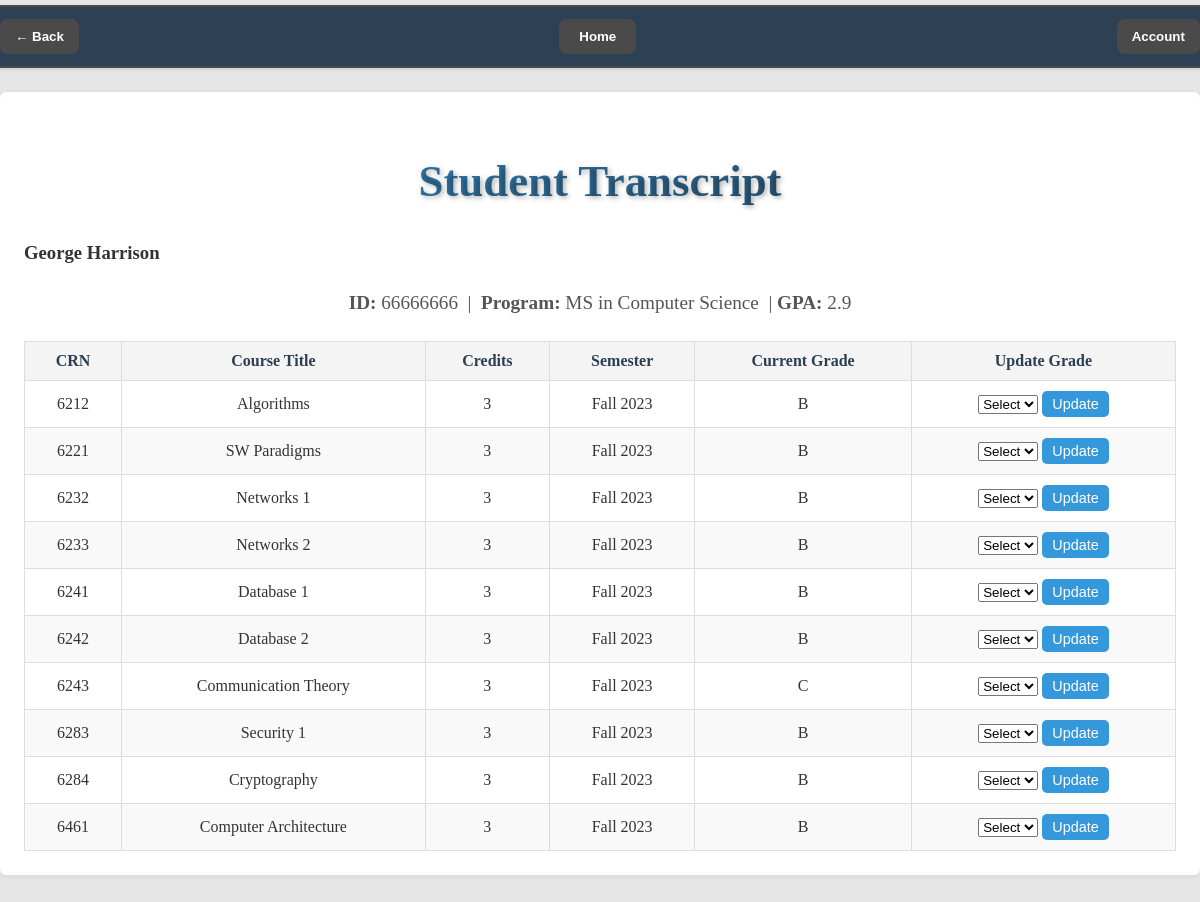
Page /view_gs_transcript/66666666 (signed in) on the committed database.
### tables this page shows
CREATE TABLE users (
    uid CHAR(8) PRIMARY KEY,
    email VARCHAR(100) UNIQUE NOT NULL,
    username VARCHAR(50) UNIQUE NOT NULL,
    password VARCHAR(255) NOT NULL,
    user_type INTEGER NOT NULL CHECK (user_type BETWEEN 1 AND 6),
    first_name VARCHAR(50) NOT NULL,
    last_name VARCHAR(50) NOT NULL,
    address TEXT,
    created_at TIMESTAMP DEFAULT CURRENT_TIMESTAMP,
    updated_at TIMESTAMP DEFAULT CURRENT_TIMESTAMP,
    CHECK (length(uid) = 8 AND uid GLOB '[0-9]*')
    -- 1 = applicant, 2 = gradstudent, 3 = faculty, 4 = admin, 5 = gs, 6 = alumni
);

CREATE TABLE grad_student (
    uid CHAR(8) PRIMARY KEY,
    advisor_uid CHAR(8),
    d_num INTEGER NOT NULL,
    program VARCHAR(100) NOT NULL,
    credit_hours INTEGER DEFAULT 0,
    gpa REAL DEFAULT 0.0,
    is_suspended BOOLEAN DEFAULT FALSE,
    has_advising_hold BOOLEAN DEFAULT TRUE,
    form1_submitted BOOLEAN DEFAULT FALSE,
    form1_approved BOOLEAN DEFAULT FALSE,
    graduation_requested BOOLEAN DEFAULT FALSE,
    graduation_approved BOOLEAN DEFAULT FALSE,
    thesis_submitted BOOLEAN DEFAULT FALSE,
    thesis_approved BOOLEAN DEFAULT FALSE,
    matriculation_date DATE,
    FOREIGN KEY (uid) REFERENCES users(uid),
    FOREIGN KEY (advisor_uid) REFERENCES faculty(uid),
    FOREIGN KEY (d_num) REFERENCES department(d_num)
);

CREATE TABLE transcript (
    id INTEGER PRIMARY KEY AUTOINCREMENT,
    student_uid CHAR(8) NOT NULL,
    crn INTEGER NOT NULL,
    semester VARCHAR(20) NOT NULL,
    grade VARCHAR(2),
    grade_edited BOOLEAN DEFAULT FALSE,
    FOREIGN KEY (student_uid) REFERENCES grad_student(uid),
    FOREIGN KEY (crn) REFERENCES courses(crn),
    UNIQUE(student_uid, crn, semester)
);

CREATE TABLE courses (
    crn INTEGER PRIMARY KEY,
    course_title VARCHAR(100) NOT NULL,
    d_num INTEGER NOT NULL,
    credits INTEGER NOT NULL,
    description TEXT,
    FOREIGN KEY (d_num) REFERENCES department(d_num)
);

### main.py (the view)
@app.route('/view_gs_transcript/<student_id>')
def view_gs_transcript(student_id):
    if 'uid' not in session:
        return redirect(url_for('login'))
    conn = get_db_connection()
    transcript = conn.execute("""
        SELECT
            t.crn,
            c.course_title,
            c.credits,
            t.semester,
            t.grade
        FROM transcript t
        JOIN courses c
          ON t.crn = c.crn
        WHERE t.student_uid = ?
        ORDER BY t.semester, t.crn
    """, (student_id,)).fetchall()
    student = conn.execute(
        """
        SELECT u.uid,
               u.first_name,
               u.last_name,
               g.program
        FROM grad_student g
        JOIN users u ON g.uid = u.uid
        WHERE g.uid = ?
        """,
        (student_id,)
    ).fetchone()
    conn.close()
    if not student:
        flash('Student not found.', 'error')
        return render_template('REGS-gs_transcript_view.html', transcript=[], student=None)
    gpa = gpa_calculator(transcript)
    return render_template(
        'REGS-gs_transcript_view.html',
        transcript=transcript,
        student=student,
        gpa=gpa
    )

### main.py (called while the page is built)
def get_db_connection(): #basic getting connection fucntion to avoid repetitivness
    conn = sqlite3.connect('phase-2.db')
    conn.row_factory = sqlite3.Row
    return conn

def gpa_calculator(transcript):
    total_points = 0
    total_credits = 0
    for rec in transcript:
        grade = rec['grade']
        credits = rec['credits']
        if grade in GP:
            total_points += GP[grade] * credits
            total_credits += credits
    if total_credits == 0:
        return 0.0
    return round(total_points / total_credits, 2)

### templates/REGS-gs_transcript_view.html (shortened to what this page needs)
<html>
<head>
  <link rel="stylesheet" href="/static/css/styles.css">
</head>
<body class="faculty-advisor-page">
  <div class="navbar">
    <div class="homeButton">
      <button onclick="location.href='/home'">Home</button>
    </div>
    <button onclick="window.location.href='{{ request.referrer }}'" class="back-button">
      ← Back
    </button>
    <div class="dropdown">
      <button onclick="toggleDropdown()">Account</button>
    </div>
  </div>
  <main class="student-home-container">
    <h1>Student Transcript</h1>
    <div class="student-info">
      <h3>{{ student.first_name }} {{ student.last_name }}</h3>
      <p>
        <strong>ID:</strong> {{ student.uid }}
        &nbsp;|&nbsp;
        <strong>Program:</strong> {{ student.program }}
        {% if gpa is defined %}&nbsp;|&nbsp;<strong>GPA:</strong> {{ gpa }}{% endif %}
      </p>
    </div>
    {% if transcript %}
      <table class="styled-table">
        <thead>
          <tr>
            <th>CRN</th>
            <th>Course Title</th>
            <th>Credits</th>
            <th>Semester</th>
            <th>Current Grade</th>
            <th>Update Grade</th>
          </tr>
        </thead>
        <tbody>
          {% for row in transcript %}
          <tr>
            <td>{{ row.crn }}</td>
            <td>{{ row.course_title }}</td>
            <td>{{ row.credits }}</td>
            <td>{{ row.semester }}</td>
            <td>{{ row.grade or 'IP' }}</td>
            <td>
              <form method="POST" action="{{ url_for('update_grade') }}" style="margin:0;">
                <select name="new_grade" required>
                  <option value="" disabled selected>Select</option>
                </select>
                <button type="submit">Update</button>
              </form>
            </td>
          </tr>
          {% endfor %}
        </tbody>
      </table>
    {% else %}
      <p>No transcript records to display.</p>
    {% endif %}
  </main>
</body>
</html>

### static/css/styles.css (style rules this page uses)
body { font-family: 'Georgia', serif; background-color: #e6e6e6; color: #333; margin: 0; padding: 0; line-height: 1.6; padding-top: 60px; }
h1, h2 { font-family: 'Palatino Linotype', 'Book Antiqua', Palatino, serif; color: #2c3e50; text-align: center; margin-bottom: 20px; }
.navbar { position: fixed; top: 0; left: 50%; transform: translateX(-50%); width: 90%; z-index: 1000; display: flex; justify-content: space-between; align-items: center; background-color: rgba(176, 176, 176, 0.9); border: 2px solid #4a4a4a; padding: 15px 30px; box-shadow: 0 4px 10px rgba(0, 0, 0, 0.2); border-radius: 15px; margin-top: 5px; }
.navbar .homeButton { order: 2; margin: 0 auto; }
.navbar .homeButton button { background-color: #4a4a4a; color: #ffffff; padding: 10px 20px; border: none; border-radius: 8px; font-weight: bold; cursor: pointer; transition: background-color 0.3s, transform 0.2s; }
.navbar .back-button { order: 1; margin-right: auto; background-color: #4a4a4a; color: #ffffff; padding: 10px 15px; border: none; border-radius: 8px; font-weight: bold; cursor: pointer; transition: background-color 0.3s, transform 0.2s; }
.navbar .dropdown { order: 3; margin-left: auto; position: relative; }
.navbar .dropdown button { background-color: #4a4a4a; color: #ffffff; padding: 10px 15px; border: none; border-radius: 8px; font-weight: bold; cursor: pointer; transition: background-color 0.3s, transform 0.2s; }
.student-home-container { max-width: 1200px; margin: 80px auto; padding: 20px; background-color: #ffffff; border-radius: 10px; box-shadow: 0 4px 10px rgba(0, 0, 0, 0.1); position: relative; }
.student-home-container h1 { font-size: 2.8rem; color: #2c3e50; text-align: center; margin-bottom: 20px; font-weight: bold; text-shadow: 2px 2px 5px rgba(0, 0, 0, 0.3); background: linear-gradient(to right, #3498db, #2c3e50); -webkit-background-clip: text; -webkit-text-fill-color: transparent; }
.student-home-container p { font-size: 1.2rem; color: #555; line-height: 1.8; text-align: center; margin: 10px 0; }
.student-home-container table { width: 100%; border-collapse: collapse; margin-top: 20px; }
.student-home-container table th, .student-home-container table td { border: 1px solid #ddd; padding: 10px; text-align: center; }
.student-home-container table th { background-color: #f4f4f4; color: #2c3e50; font-weight: bold; }
.student-home-container table tr:nth-child(even) { background-color: #f9f9f9; }
.styled-table { width: 100%; border-collapse: collapse; margin-top: 20px; font-size: 1rem; text-align: center; }
.styled-table th, .styled-table td { border: 1px solid #ddd; padding: 10px; }
.styled-table th { background-color: #f4f4f4; color: #2c3e50; font-weight: bold; }
.styled-table tr:nth-child(even) { background-color: #f9f9f9; }
.styled-table button { background-color: #3498db; color: #ffffff; padding: 5px 10px; border: none; border-radius: 5px; font-size: 0.9rem; cursor: pointer; transition: background-color 0.3s, transform 0.2s; }
.navbar { position: fixed; top: 0; width: 100%; background: #2E4053; padding: 0.75rem 1.5rem; display: flex; align-items: center; color: #fff; box-shadow: 0 2px 4px rgba(0,0,0,0.1); z-index: 1000; }
.navbar .dropdown { margin-left: auto; position: relative; }
.navbar { position: fixed; top: 0; width: 100%; background: #2E4053; padding: .75rem 1.5rem; display: flex; align-items: center; box-shadow: 0 2px 4px rgba(0,0,0,0.1); z-index: 1000; }
.styled-table { width: 100%; border-collapse: collapse; }
.styled-table th, .styled-table td { padding: .75rem; text-align: center; border: 1px solid #e0e0e0; }
.styled-table th { background: #f1f3f5; color: #2E4053; font-weight: 500; }
.styled-table tr:nth-child(even) { background: #fcfcfc; }
.student-home-container { max-width: 1200px; margin: 2rem auto; padding: 1.5rem; background: #fff; border-radius: 6px; box-shadow: 0 1px 6px rgba(0,0,0,0.08); }

### rows in the picture
users: first_name "George", last_name "Harrison", uid "66666666"
grad_student: program "MS in Computer Science"
transcript: crn "6212", course_title "Algorithms", credits "3", semester "Fall 2023", grade "B"
transcript: crn "6221", course_title "SW Paradigms", credits "3", semester "Fall 2023", grade "B"
transcript: crn "6232", course_title "Networks 1", credits "3", semester "Fall 2023", grade "B"
transcript: crn "6233", course_title "Networks 2", credits "3", semester "Fall 2023", grade "B"
transcript: crn "6241", course_title "Database 1", credits "3", semester "Fall 2023", grade "B"
transcript: crn "6242", course_title "Database 2", credits "3", semester "Fall 2023", grade "B"
transcript: crn "6243", course_title "Communication Theory", credits "3", semester "Fall 2023", grade "C"
transcript: crn "6283", course_title "Security 1", credits "3", semester "Fall 2023", grade "B"
transcript: crn "6284", course_title "Cryptography", credits "3", semester "Fall 2023", grade "B"
transcript: crn "6461", course_title "Computer Architecture", credits "3", semester "Fall 2023", grade "B"

### other values in the picture
{{ gpa }} "2.9"
